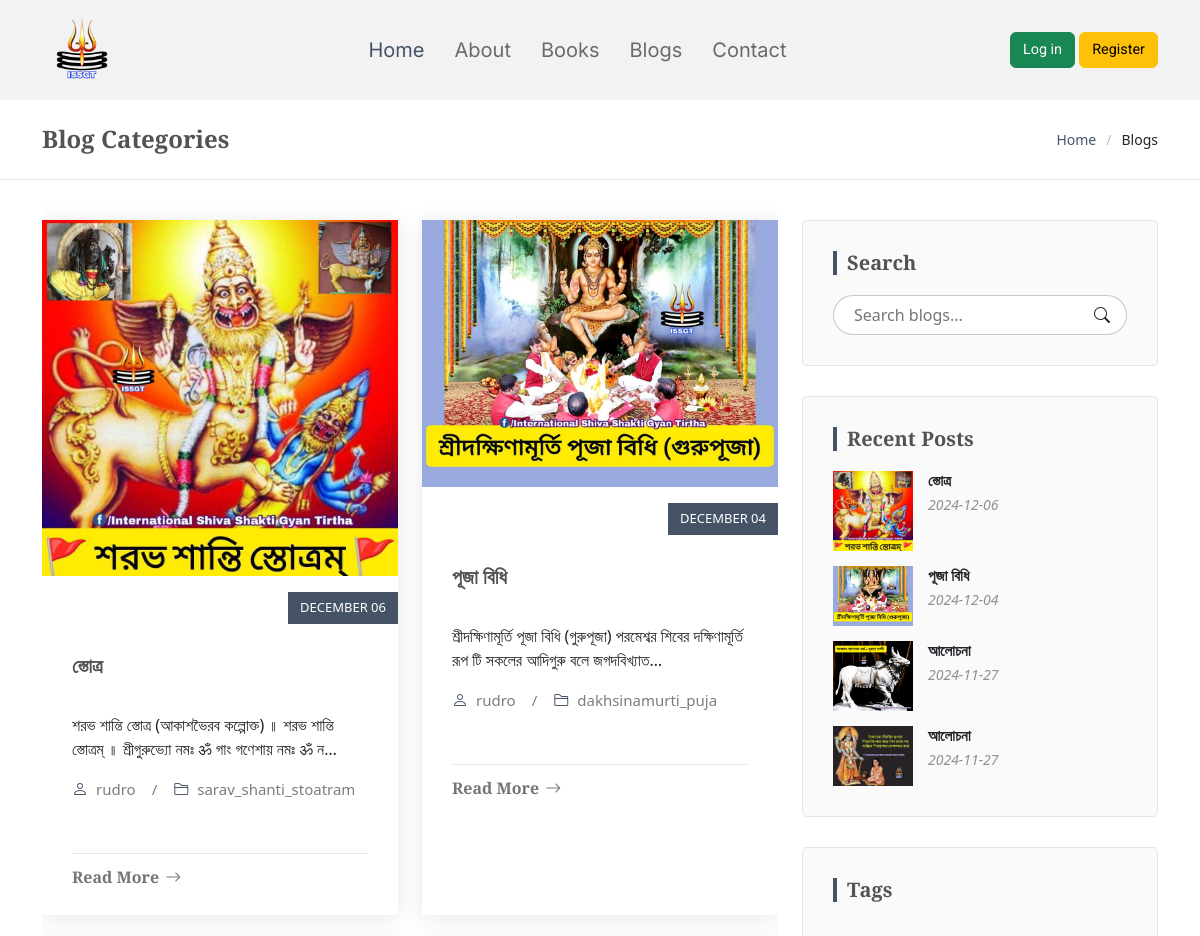
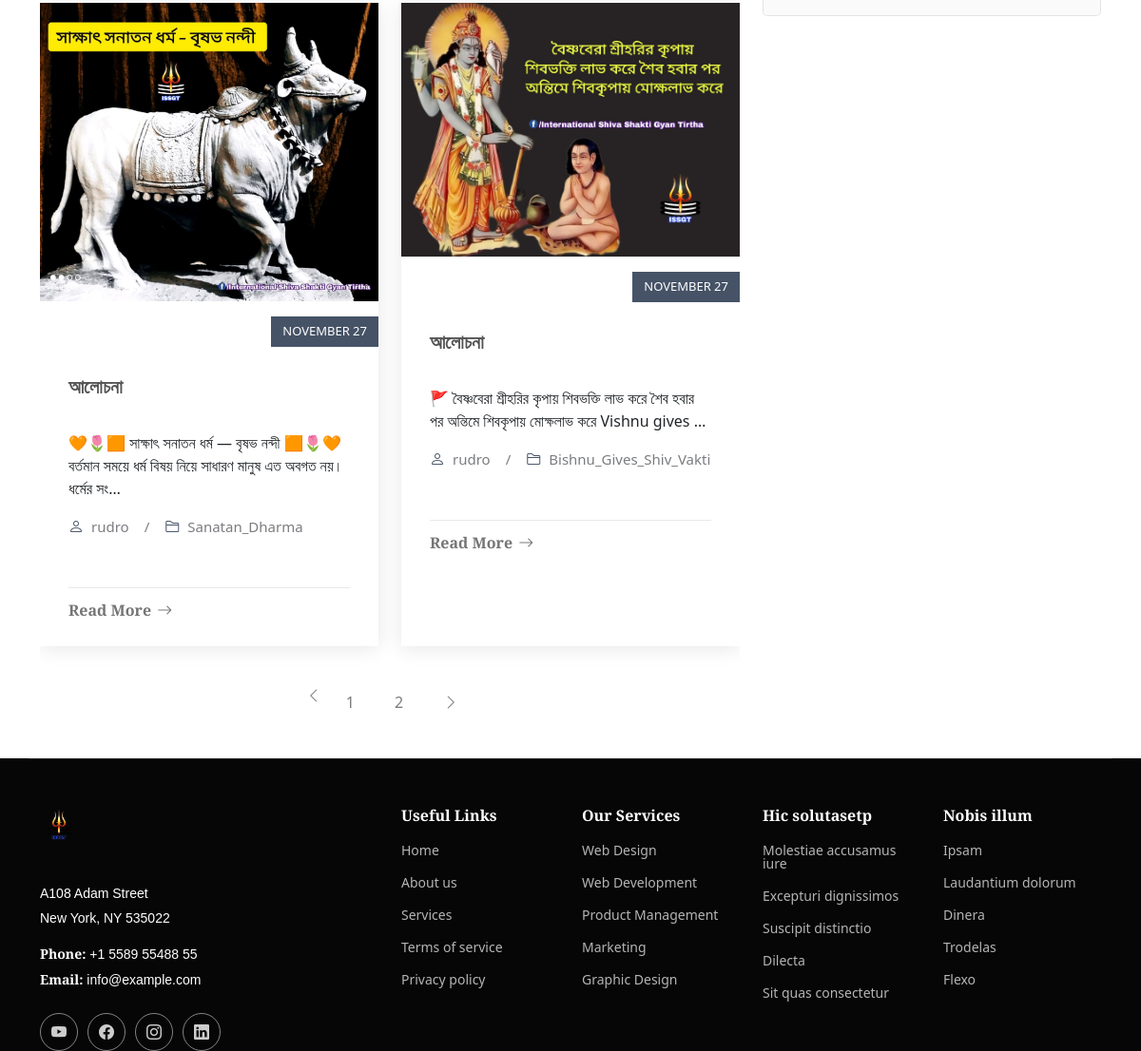
/blogs/, run on an earlier commit of the app's database (2 pictures, top to bottom).
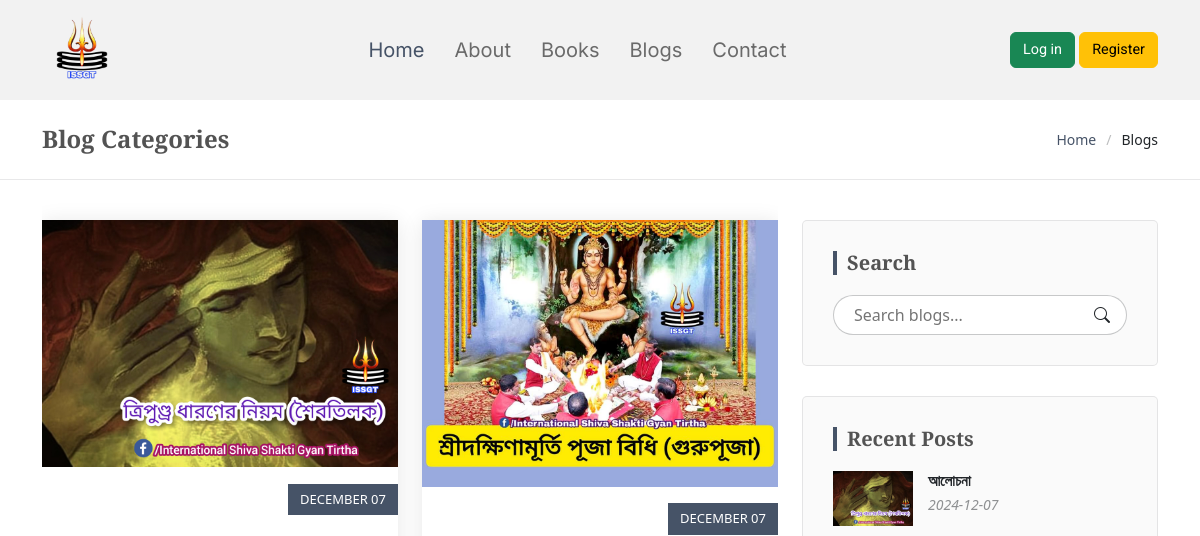
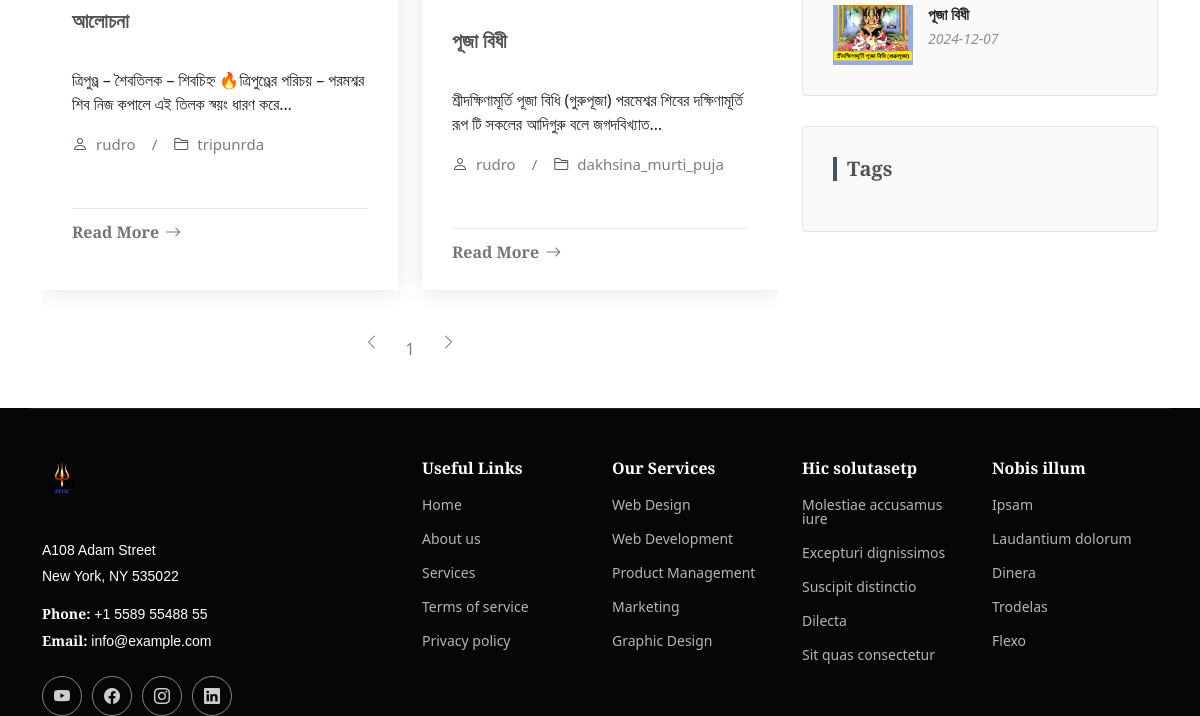
And on a later commit of the database (2 pictures, top to bottom).
### home/models.py (models this page shows, shortened)
class HomeBlog(models.Model):
    category = models.ForeignKey(Category, on_delete=models.CASCADE, related_name="blogs", verbose_name="Category")  # Blog category
    slug = models.SlugField(unique=True, verbose_name="Slug")  # URL-friendly slug for each blog
    published_date = models.DateTimeField(auto_now_add=True, verbose_name="Published Date")  # When the blog is published
    image = models.ImageField(upload_to='photos/blogs', blank=True, null=True, verbose_name="Image")  # Blog image
    is_featured = models.BooleanField(default=False, verbose_name="Featured")  # Whether the blog is featured
    content = models.TextField(verbose_name="Content")  # Full content of the blog post
    author = models.ForeignKey(settings.AUTH_USER_MODEL, on_delete=models.CASCADE, related_name="blogs", verbose_name="Author", default=1)
    class Meta:
        verbose_name = 'HomeBlog'
        verbose_name_plural = 'Home Blogs'

class Category(models.Model):
    name = models.CharField(max_length=100, unique=True, verbose_name="Category Name")
    slug = models.SlugField(unique=True, verbose_name="Slug")
    class Meta:
        verbose_name = "Category"
        verbose_name_plural = "Categories"
    def __str__(self):
        return self.name

### account/models.py (models this page shows, shortened)
class Account(AbstractBaseUser):
    first_name = models.CharField(max_length=50)
    last_name = models.CharField(max_length=50)
    username = models.CharField(max_length=20,unique= True)
    email = models.EmailField(max_length=100,unique=True)
    phone_number = models.CharField(max_length=100)
    date_join = models.DateTimeField(auto_now_add=True)
    last_login = models.DateTimeField(auto_now_add=True)
    is_admin = models.BooleanField(default=False)
    is_staff = models.BooleanField(default=False)
    is_active = models.BooleanField(default=False)
    is_superadmin = models.BooleanField(default= False)
    USERNAME_FIELD = 'email'
    REQUIRED_FIELDS = ['username','first_name','last_name',]
    objects = MyAccountManager()

### blogs/views.py (the view)
# urls.py: path('', views.blog_list, name="blogs"),
def blog_list(request):
    blogs = HomeBlog.objects.all().order_by('-published_date')
    paginator = Paginator(blogs, 4)  # Show 5 blogs per page
    page_number = request.GET.get('page')
    page_obj = paginator.get_page(page_number)
    context = {
        'page_obj': page_obj,
    }
    return render(request, 'blogs/blogs.html', context)

### templates/blogs/blogs.html (shortened to what this page needs)
{% extends "base.html" %}
{% load static %}
{% block content %}
{% include "partials/_navbar.html" %}
<main class="main">
    <div class="page-title position-relative">
      <div class="container d-lg-flex justify-content-between align-items-center">
        <h1 class="mb-2 mb-lg-0">Blog Categories</h1>
        <nav class="breadcrumbs">
          <ol>
            <li><a href="{% url 'home' %}">Home</a></li>
            <li class="current">Blogs</li>
          </ol>
        </nav>
      </div>
    </div>
    <div class="container">
      <div class="row">
        <div class="col-lg-8">
          <section id="blog-posts" class="blog-posts section">
            <div class="row gy-4">
              {% if page_obj %}
                {% for blog in page_obj %}
                  <div class="col-lg-6">
                    <article class="position-relative h-100">
                      <div class="post-img position-relative overflow-hidden">
                        <img src="{{ blog.image.url }}" class="img-fluid mb-5" alt="{{ blog.category }}">
                        <span class="post-date">{{ blog.published_date|date:"F d" }}</span>
                      </div>
                      <div class="post-content d-flex flex-column">
                        <h3 class="post-title">{{ blog.category }}</h3>
                        <p>{{blog.content|truncatechars:100}}</p>
                        <div class="meta d-flex align-items-center">
                          <div class="d-flex align-items-center">
                            <i class="bi bi-person"></i> <span class="ps-2">{{blog.author.username}}</span>
                          </div>
                          <span class="px-3 text-black-50">/</span>
                          <div class="d-flex align-items-center">
                            <i class="bi bi-folder2"></i> <span class="ps-2">{{ blog.slug }}</span>
                          </div>
                        </div>
                        <hr>
                        <a href="{% url 'single_blog' slug=blog.slug %}" class="readmore stretched-link"><span>Read More</span><i class="bi bi-arrow-right"></i></a>
                      </div>
                    </article>
                  </div>
                {% endfor %}
              {% else %}
                <p>No blogs available at the moment.</p>
              {% endif %}
            </div>
          </section>
          <section id="blog-pagination" class="blog-pagination section">
            <div class="d-flex justify-content-center">
              <ul class="pagination">
                {% if page_obj.has_previous %}
                  <li><a href="?page={{ page_obj.previous_page_number }}"><i class="bi bi-chevron-left"></i></a></li>
                {% else %}
                  <li class="disabled"><i class="bi bi-chevron-left"></i></li>
                {% endif %}
                {% for page_num in page_obj.paginator.page_range %}
                  {% if page_obj.number == page_num %}
                    <li class="active"><a href="?page={{ page_num }}">{{ page_num }}</a></li>
                  {% else %}
                    <li><a href="?page={{ page_num }}">{{ page_num }}</a></li>
                  {% endif %}
                {% endfor %}
                {% if page_obj.has_next %}
                  <li><a href="?page={{ page_obj.next_page_number }}"><i class="bi bi-chevron-right"></i></a></li>
                {% else %}
                  <li class="disabled"><i class="bi bi-chevron-right"></i></li>
                {% endif %}
              </ul>
            </div>
          </section>
        </div>
        <div class="col-lg-4 sidebar">
          <div class="widgets-container">
            <div class="search-widget widget-item">
              <h3 class="widget-title">Search</h3>
              <form action="{% url 'blogs' %}" method="get">
                <input type="text" name="query" placeholder="Search blogs...">
                <button type="submit" title="Search"><i class="bi bi-search"></i></button>
              </form>
            </div>
            <div class="recent-posts-widget widget-item">
              <h3 class="widget-title">Recent Posts</h3>
              {% for recent_blog in page_obj.object_list|slice:":5" %}
                <div class="post-item">
                  <img src="{{ recent_blog.image.url }}" alt="" class="flex-shrink-0">
                  <div>
                    <h4><a href="{% url 'single_blog' slug=recent_blog.slug %}">{{ recent_blog.category }}</a></h4>
                    <time datetime="{{ recent_blog.published_date }}">{{ recent_blog.published_date|date:"Y-m-d" }}</time>
                  </div>
                </div>
              {% endfor %}
            </div>
            <div class="tags-widget widget-item">
              <h3 class="widget-title">Tags</h3>
            </div>
          </div>
        </div>
      </div>
    </div>
  </main>
  {% include "partials/_footer.html" %}
{% endblock content %}

### templates/base.html (shortened to what this page needs)
{% load static %}
<!DOCTYPE html>
<html lang="en">
<head>
  <link href="https://cdn.jsdelivr.net/npm/bootstrap@5.3.3/dist/css/bootstrap.min.css" rel="stylesheet">
  <link rel="stylesheet" href="https://cdnjs.cloudflare.com/ajax/libs/bootstrap-icons/1.10.0/font/bootstrap-icons.min.css">
  <link rel="stylesheet" href="https://cdn.jsdelivr.net/npm/swiper@10/swiper-bundle.min.css" />
  <link href="https://cdnjs.cloudflare.com/ajax/libs/aos/2.3.4/aos.css" rel="stylesheet">
  <link href="{% static "css/main.css" %}" rel="stylesheet">
</head>
<body>
    {% block content %}
    {% endblock content %}
</body>
</html>

### templates/partials/_navbar.html (shortened to what this page needs)
{% load static %}
<header id="header" class="header d-flex align-items-center sticky-top">
  <div
    class="container position-relative d-flex align-items-center justify-content-between"
  >
    <a href="{% url "home" %}" class="logo d-flex align-items-center me-auto me-xl-0">
      <img src="{% static "img/logo.png" %}" alt="">
    </a>
    <nav id="navmenu" class="navmenu">
      <ul>
        <li><a href="{% url "home" %}" class="active">Home</a></li>
        <li><a href="about.html">About</a></li>
        <li><a href="{% url "books" %}">Books</a></li>
        <li><a href="{% url "blogs" %}">Blogs</a></li>
        <li><a href="contact.html">Contact</a></li>
      </ul>
    </nav>
    <div class="auth">
      {% if user.is_authenticated %}
      <span class="d-block">Welcome {{user.first_name}}</span>
      <a href="{% url "logout" %}" class="btn btn-success">Log Out</a>
      {% if user.is_admin %}
      <a href="{% url "dashboard" %}" class="btn btn-warning">Dashboard</a>
      {% endif %}
      {% else %}
      <a href="{% url "login" %}" class="btn btn-success">Log in</a>
      <a href="{% url "registration" %}" class="btn btn-warning">Register</a>
      {% endif %}
    </div>
  </div>
</header>

### templates/partials/_footer.html
{% load static %}
<footer id="footer" class="footer dark-background">
    <div class="container footer-top">
      <div class="row gy-4">
        <div class="col-lg-4 col-md-6 footer-about">
          <a href="index.html" class="logo d-flex align-items-center">
             <img src="{% static "img/logo.png" %}" alt="">
          </a>
          <div class="footer-contact pt-3">
            <p>A108 Adam Street</p>
            <p>New York, NY 535022</p>
            <p class="mt-3"><strong>Phone:</strong> <span>+1 5589 55488 55</span></p>
            <p><strong>Email:</strong> <span>info@example.com</span></p>
          </div>
          <div class="social-links d-flex mt-4">
            <a href=""><i class="bi bi-youtube"></i></a>
            <a href=""><i class="bi bi-facebook"></i></a>
            <a href=""><i class="bi bi-instagram"></i></a>
            <a href=""><i class="bi bi-linkedin"></i></a>
          </div>
        </div>
        <div class="col-lg-2 col-md-3 footer-links">
          <h4>Useful Links</h4>
          <ul>
            <li><a href="#">Home</a></li>
            <li><a href="#">About us</a></li>
            <li><a href="#">Services</a></li>
            <li><a href="#">Terms of service</a></li>
            <li><a href="#">Privacy policy</a></li>
          </ul>
        </div>
        <div class="col-lg-2 col-md-3 footer-links">
          <h4>Our Services</h4>
          <ul>
            <li><a href="#">Web Design</a></li>
            <li><a href="#">Web Development</a></li>
            <li><a href="#">Product Management</a></li>
            <li><a href="#">Marketing</a></li>
            <li><a href="#">Graphic Design</a></li>
          </ul>
        </div>
        <div class="col-lg-2 col-md-3 footer-links">
          <h4>Hic solutasetp</h4>
          <ul>
            <li><a href="#">Molestiae accusamus iure</a></li>
            <li><a href="#">Excepturi dignissimos</a></li>
            <li><a href="#">Suscipit distinctio</a></li>
            <li><a href="#">Dilecta</a></li>
            <li><a href="#">Sit quas consectetur</a></li>
          </ul>
        </div>
        <div class="col-lg-2 col-md-3 footer-links">
          <h4>Nobis illum</h4>
          <ul>
            <li><a href="#">Ipsam</a></li>
            <li><a href="#">Laudantium dolorum</a></li>
            <li><a href="#">Dinera</a></li>
            <li><a href="#">Trodelas</a></li>
            <li><a href="#">Flexo</a></li>
          </ul>
        </div>
      </div>
    </div>
  </footer>

What changed in the data, as far as the page shows it:
removed HomeBlog: image (picture), published_date "DECEMBER 06", category "স্তোত্র", content "শরভ শান্তি স্তোত্র (আকাশভৈরব কল্পোক্ত) ॥ শরভ শান্তি স্তোত্রম্ ॥ শ্রীগুরুভ্যো নমঃ ॐ গাং গণেশায় নমঃ ॐ ন…", author.username "rudro", slug "sarav_shanti_stoatram", published_date "2024-12-06"
removed HomeBlog: image (picture), published_date "DECEMBER 04", category "পূজা বিধি", content "শ্রীদক্ষিণামূর্তি পূজা বিধি (গুরুপূজা) পরমেশ্বর শিবের দক্ষিণামূর্তি রূপ টি সকলের আদিগুরু বলে জগদবিখ্যাত…", author.username "rudro", slug "dakhsinamurti_puja", published_date "2024-12-04"
removed HomeBlog: image (picture), published_date "NOVEMBER 27", category "আলোচনা", content "🧡🌷🟧 সাক্ষাৎ সনাতন ধর্ম — বৃষভ নন্দী 🟧🌷🧡 বর্তমান সময়ে ধর্ম বিষয় নিয়ে সাধারণ মানুষ এত অবগত নয়। ধর্মের সং…", author.username "rudro", slug "Sanatan_Dharma", published_date "2024-11-27"
removed HomeBlog: image (picture), published_date "NOVEMBER 27", category "আলোচনা", content "🚩 বৈষ্ণবেরা শ্রীহরির কৃপায় শিবভক্তি লাভ করে শৈব হবার পর অন্তিমে শিবকৃপায় মোক্ষলাভ করে Vishnu gives …", author.username "rudro", slug "Bishnu_Gives_Shiv_Vakti", published_date "2024-11-27"
added HomeBlog: image (picture), published_date "DECEMBER 07", category "আলোচনা", content "ত্রিপুণ্ড্র – শৈবতিলক – শিবচিহ্ন 🔥ত্রিপুণ্ড্রের পরিচয় – পরমশ্বর শিব নিজ কপালে এই তিলক স্বয়ং ধারণ করে…", author.username "rudro", slug "tripunrda", published_date "2024-12-07"
added HomeBlog: image (picture), published_date "DECEMBER 07", category "পূজা বিধী", content "শ্রীদক্ষিণামূর্তি পূজা বিধি (গুরুপূজা) পরমেশ্বর শিবের দক্ষিণামূর্তি রূপ টি সকলের আদিগুরু বলে জগদবিখ্যাত…", author.username "rudro", slug "dakhsina_murti_puja", published_date "2024-12-07"
Also different on the page:
list line gone: "2"
